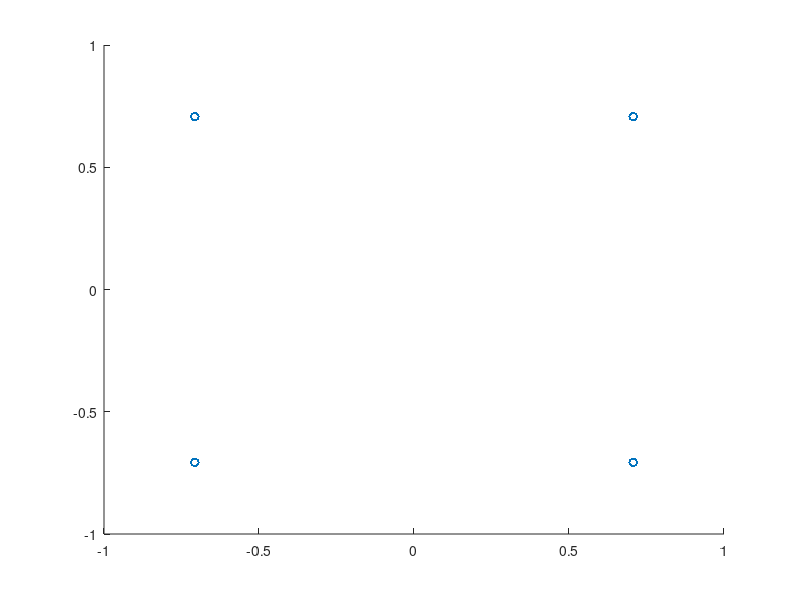

Recreate this plot in MATLAB. (Note: this script raises an error after producing the figure.)
clc;
clear;
close all;
%% Objective 1: Generate QPSK Symbols
N = 1000; % Number of bits
data = randi([0 1], N, 1); % Random binary sequence
% Ensure even number of bits
if mod(N,2)~=0
    data = [data; 0];
    N = N + 1;
end
% Group bits into pairs
bit_pairs = reshape(data,2,[])';
% QPSK Mapping
qpsk_symbols = zeros(size(bit_pairs,1),1);
for k = 1:size(bit_pairs,1)
    if isequal(bit_pairs(k,:),[0 0])
        qpsk_symbols(k) = (1+1j)/sqrt(2);
    elseif isequal(bit_pairs(k,:),[0 1])
        qpsk_symbols(k) = (-1+1j)/sqrt(2);

    elseif isequal(bit_pairs(k,:),[1 1])
        qpsk_symbols(k) = (-1-1j)/sqrt(2);
    elseif isequal(bit_pairs(k,:),[1 0])
        qpsk_symbols(k) = (1-1j)/sqrt(2);

    end
end
%% Objective 2: Plot QPSK Constellation
scatter(real(qpsk_symbols),imag(qpsk_symbols), 30);
xlim([-1 1])
ylim([-1 1])
hold on;
xline(0,'k','LineWidth',1.5);
yline(0,'k','LineWidth',1.5);
grid on;
axis equal;
xlabel('In-Phase (I)');
ylabel('Quadrature (Q)');
title('Ideal QPSK Constellation');
%% Objective 3: Add Noise and Evaluate Performance
SNR = 5;
rx_signal = awgn(qpsk_symbols,SNR,'measured');
figure;
scatter(real(rx_signal),imag(rx_signal), 15);
hold on;
xline(0,'k','LineWidth',1.5);
yline(0,'k','LineWidth',1.5);
grid on;
axis equal;
xlabel('In-Phase (I)');
ylabel('Quadrature (Q)');

title(['Noisy QPSK Constellation (SNR = ',num2str(SNR),' dB)']);
%% Symbol Detection
detected_bits = zeros(length(rx_signal)*2,1);
for k = 1:length(rx_signal)
    I = real(rx_signal(k));
    Q = imag(rx_signal(k));
    if I>0 && Q>0
        bits = [0 0];
    elseif I<0 && Q>0
        bits = [0 1];
    elseif I<0 && Q<0
        bits = [1 1];
    else
        bits = [1 0];
    end
    detected_bits(2*k-1:2*k) = bits;
end
%% BER Calculation
num_errors = sum(data ~= detected_bits);
BER = num_errors/N;
fprintf('Number of Transmitted Bits : %d\n',N);
fprintf('Number of Bit Errors : %d\n',num_errors);
fprintf('Bit Error Rate (BER) : %f\n',BER);
